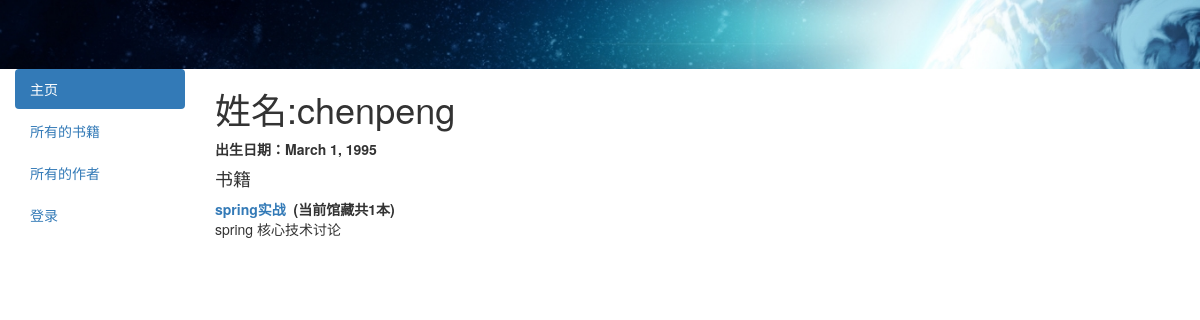
The page /catalog/author/1 on the database as committed earlier.
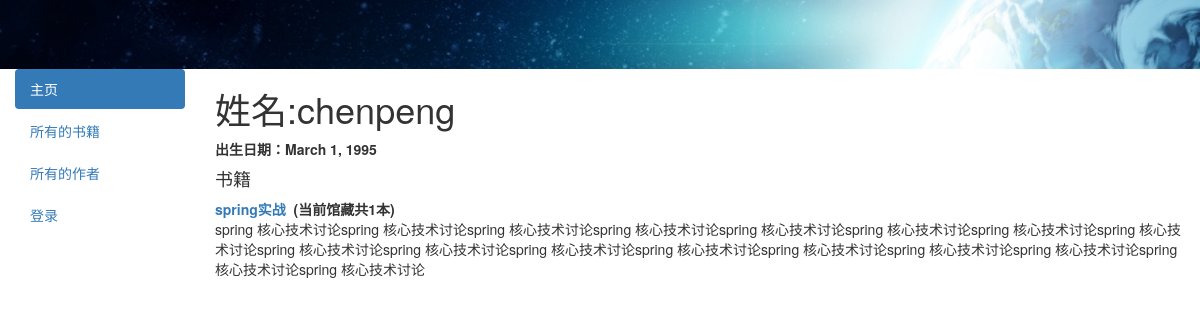
The same page on the database as committed later.
### catalog/models.py (models this page shows, shortened)
class Book(models.Model):
    title = models.CharField(max_length=200)
    author = models.ForeignKey('Author',on_delete=models.SET_NULL,null = True)
    summary = models.TextField(max_length=1000,help_text='输入书籍的描述')
    isbn = models.CharField('ISBN',max_length=13,help_text = '允许输入13位的字符<a href="https://www.isbn-international.org/content/what-isbn">ISBN number</a>')
    genre = models.ManyToManyField(Genre,help_text='选择书籍的类别')
    language = models.ForeignKey('Language',on_delete= models.SET_NULL,null = True,help_text='选择书籍的语言')
    def __str__(self):
        return self.title
    class Meta:
        ordering = ['title']
    def display_genre(self):
        """
        create string for the Genre
        """
        return ' , '.join(genre.name for genre in self.genre.all()[:3])
    display_genre.short_description = 'Genre'

### catalog/views.py (the view)
# urls.py: path('author/<int:pk>',views.AuthorDetailView.as_view(),name='author-detail'),
class AuthorDetailView(generic.DetailView):
    model = Author
    template_name = 'author_detail.html'

### catalog/templates/author_detail.html
{% extends 'base_generic.html' %}
{% block content %}
<h1>姓名:{{author.first_name}}{{author.last_name}}</h1>
<p><strong>出生日期：{{author.date_of_birth}}</strong></p>
<h4>书籍</h4>
<dl>
    {% for book in author.book_set.all  %}
        <dt><a href="{% url 'book-detail' book.pk %}">{{book}}</a>&nbsp;&nbsp;(当前馆藏共{{book.bookinstance_set.all.count}}本)</dt>
        <dd>{{book.summary}}</dd>
    {% endfor %}
</dl>
{% endblock content %}

Rows that differ between the two databases and show on the page:
changed Book "spring实战": summary "spring 核心技术讨论" → "spring 核心技术讨论spring 核心技术讨论spring 核心技术讨论spring 核心技术讨论spring 核心技术讨论spring 核心技术讨论spring 核心技术讨论spring 核心技术讨论spring 核心技术讨论spring 核心技术讨论spring 核心技术讨论spring 核心技术讨论spring 核心技术讨论spring 核心技术讨论spring 核心技术讨论spring 核心技术讨论spring 核心技术讨论"
